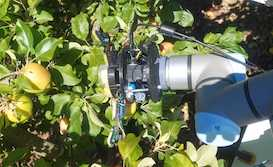
#> input picture Skills/Data/real_apple.jpg, 273 x 167 px; its folder holds 4 pictures in this run
$ python image_mask_kmeans.py
#> lines starting #> are read from the running program, lines starting #| are printed output that depends on the picture
#!/usr/bin/env python3

# This assignment introduces you to a common task (creating a segmentation mask) and a common tool (kmeans) for
#  doing clustering of data and the difference in color spaces.

# There are no shortage of kmeans implementations out there - using scipy's
import numpy as np
from scipy.cluster.vq import kmeans, vq, whiten
import imageio
# Using imageio to read in the images and skimage to do the color conversion

from skimage.color import rgb2hsv
import matplotlib.pyplot as plt


def read_and_cluster_image(image_name, use_hsv, n_clusters):
    """ Read in the image, cluster the pixels by color (either rgb or hsv), then
    draw the clusters as an image mask, colored by both a random color and the center
    color of the cluster
    @image_name - name of image in Data
    @use_hsv - use hsv, y/n
    @n_clusters - number of clusters (up to 6)"""
#> called with image_name = 'real_apple.jpg', use_hsv = True, n_clusters = 4

    # Read in the file
    im_orig = imageio.imread("Data/" + image_name)
#> im_orig is the input picture: shape (167, 273, 3); mean R, G, B 107.1, 117.5, 82.2
    # Make sure you just have rgb (for those images with an alpha channel)
    im_orig = im_orig[:, :, 0:3]

    # The plot to put the images in
    fig, axs = plt.subplots(1, 3, figsize=(12, 4))

    # Make name for the image from the input parameters
    str_im_name = image_name.split('.')[0] + " "
    if use_hsv:
        str_im_name += "HSV"
    else:
        str_im_name += "RGB"

    str_im_name += f", k={n_clusters}"

    # This is how you draw an image in a matplotlib figure
    axs[0].imshow(im_orig)
    # This sets the title
    axs[0].set_title(str_im_name)

    # TODO
    # Step 1: If use_hsv is true, convert the image to hsv (see skimage rgb2hsv - skimage has a ton of these
    #  conversion routines)


    # Step 2: reshape the data to be an nx3 matrix
    #   kmeans assumes each row is a data point. So you have to give it a (widthXheight) X 3 matrix, not the image
    #   data as-is (WXHX3). See numpy reshape.
    # Step 3: Whiten the data
    # Step 4: Call kmeans with the whitened data to get out the centers
    #   Note: kmeans returns a tuple with the centers in the first part and the overall fit in the second
    # Step 5: Get the ids out using vq
    #   This also returns a tuple; the ids for each pixel are in the first part
    #   You might find the syntax data[ids == i, 0:3] = rgb_color[i] useful - this gets all the data elements
    #     with ids with value i and sets them to the color in rgb_color
    # Step 5: Create a mask image, and set the colors by rgb_color[ id for pixel ]
    # Step 6: Create a second mask image, setting the color to be the average color of the cluster
    #    Two ways to do this
    #       1) "undo" the whitening step on the returned cluster (harder)
    #       2) Calculate the means of the clusters in the original data
    #           np.mean(data[ids == c])
    #
    # Step 7: use rgb2hsv to handle the hsv option
    #   Simplest way to do this: Copy the code you did before and re-do after converting to hsv first
    #     Don't forget to take the color centers in the *original* image, not the hsv one
    #     Don't forget to rename your variables
    #   More complicated: Make a function. Most of the code is the same, except for a conversion to hsv at the beginning

    # An array of some default color values to use for making the rgb mask image
    rgb_color = [[255, 0, 0], [0, 255, 0], [0, 0, 255], [255, 255, 0], [0, 255, 255], [255, 0, 255]]
# YOUR CODE HERE
    axs[1].set_title("ID colored by rgb")
    axs[2].set_title("ID colored by cluster average")

if __name__ == '__main__':
    read_and_cluster_image("real_apple.jpg", True, 4)
    read_and_cluster_image("trees.png", True, 2)
#> call 2 of read_and_cluster_image, with image_name = 'trees.png', use_hsv = True, n_clusters = 2
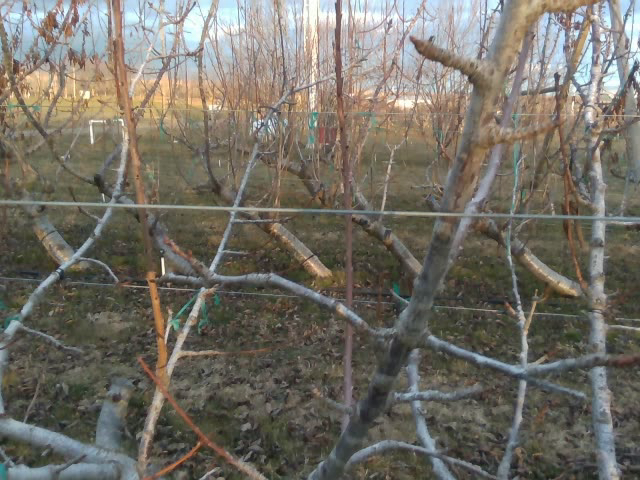
#> input picture Skills/Data/trees.png, 640 x 480 px
#> in read_and_cluster_image, im_orig is the input picture: shape (480, 640, 3); mean R, G, B 114.7, 110.6, 101.2
    read_and_cluster_image("trees_depth.png", False, 3)
#> call 3 of read_and_cluster_image, with image_name = 'trees_depth.png', use_hsv = False, n_clusters = 3
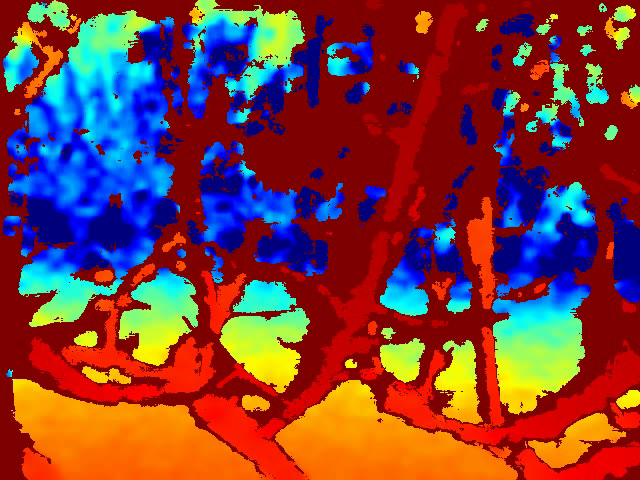
#> input picture Skills/Data/trees_depth.png, 640 x 480 px
#> in read_and_cluster_image, im_orig is the input picture: shape (480, 640, 3); mean R, G, B 124.4, 61.2, 62
    read_and_cluster_image("staged_apple.png", True, 3)
#> call 4 of read_and_cluster_image, with image_name = 'staged_apple.png', use_hsv = True, n_clusters = 3
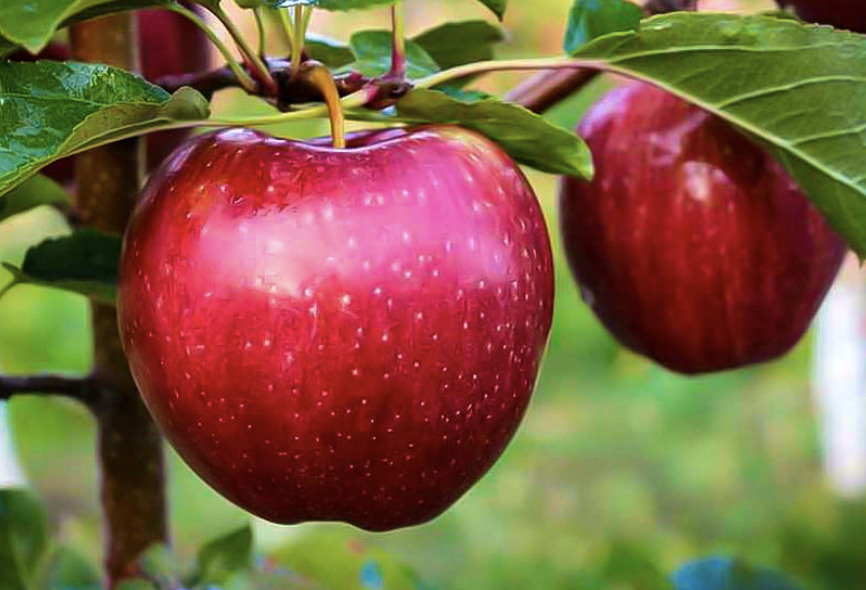
#> input picture Skills/Data/staged_apple.png, 866 x 590 px
#> in read_and_cluster_image, im_orig is the input picture: shape (590, 866, 4); mean R, G, B, A 127.1, 95.8, 65.9, 255
    read_and_cluster_image("staged_apple.png", False, 3)
    print("done")
